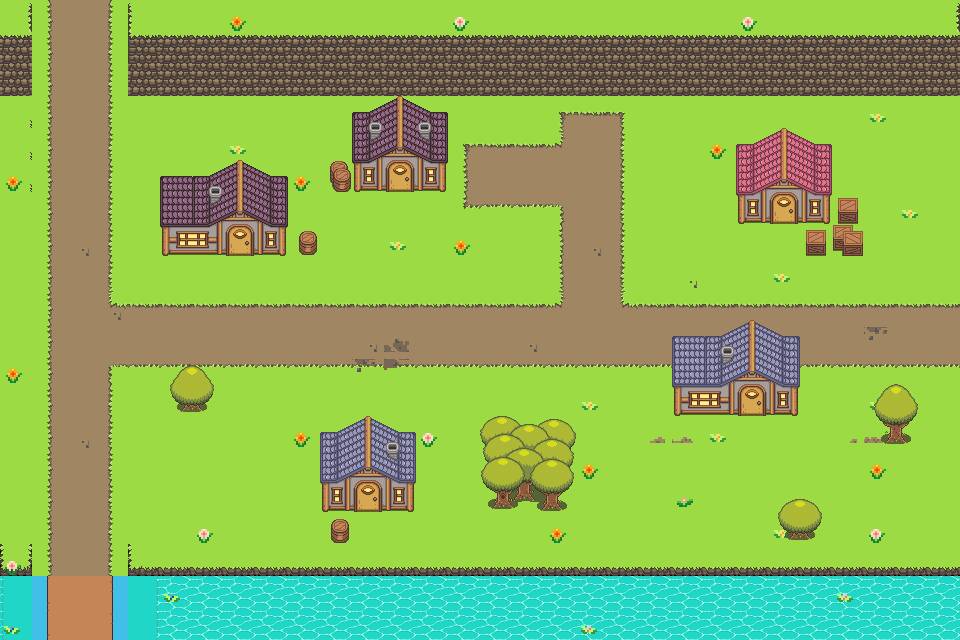

Tiled map render using the project's own tile images. Description and the map definition, with tile-layer contents summarised, below:
An orthogonal 30x20 tile map with 32x32 px tiles, 3 tile layers (ground, deco, trees), 4 tilesets and 27 objects.

<map version="1.10" tiledversion="1.10.1" orientation="orthogonal" renderorder="right-down" width="30" height="20" tilewidth="32" tileheight="32" infinite="0" nextlayerid="5" nextobjectid="40">
 <tileset firstgid="1" source="sHTdTJ.tsx" />
 <tileset firstgid="161" source="VLwDq.tsx" />
 <tileset firstgid="289" source="rbk4Ue.tsx" />
 <tileset firstgid="343" source="Houses.tsx" />
 <layer id="1" name="ground" width="30" height="20">
  <data>[600 cells, 600 non-empty, 30 distinct tile ids]</data>
 </layer>
 <layer id="2" name="deco" width="30" height="20">
  <data>[600 cells, 102 non-empty, 59 distinct tile ids]</data>
 </layer>
 <layer id="3" name="trees" width="30" height="20">
  <data>[600 cells, 21 non-empty, 21 distinct tile ids]</data>
 </layer>
 <objectgroup id="4" name="collide" visible="0">
  <!-- 27 objects omitted --></objectgroup>
</map>
<!-- 27 of 27 objects omitted -->
